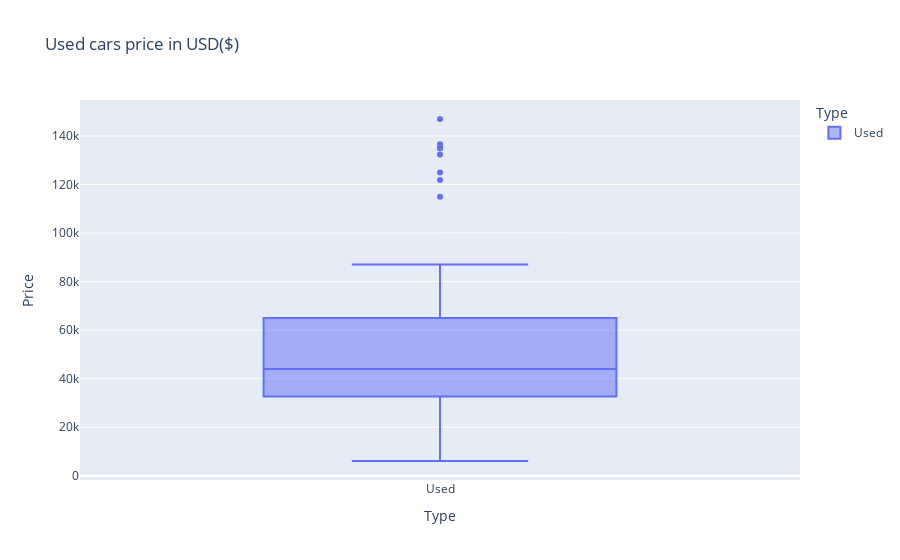

Notebook code for this chart:
### Code cell
fig=px.box(used,y='Price',x='Type',title='Used cars price in USD($)',color='Type')
fig

### Figure 1 — Plotly figure (JSON) as saved in the notebook; plotly's stock layout.template omitted (floating-point values rounded to 4 significant figures)
{"data": [{"alignmentgroup": "True", "hovertemplate": "Type=%{x}<br>Price=%{y}<extra></extra>", "legendgroup": "Used", "marker": {"color": "#636efa"}, "name": "Used", "notched": false, "offsetgroup": "Used", "orientation": "v", "showlegend": true, "type": "box", "x": ["Used", "Used", "Used", "Used", "Used", "Used", "Used", "Used", "Used", "Used", "Used", "Used", "Used", "Used", "Used", "Used", "Used", "Used", "Used", "Used", "Used", "Used", "Used", "Used", "Used", "Used", "Used", "Used", "Used", "Used", "Used", "Used", "Used", "Used", "Used", "Used", "Used", "Used", "Used", "Used", "Used", "Used", "Used", "Used", "Used", "Used", "Used", "Used", "Used", "Used", "Used", "Used", "Used", "Used", "Used", "Used", "Used", "Used", "Used", "Used", "Used", "Used", "Used", "Used", "Used", "Used", "Used", "Used", "Used", "Used", "Used", "Used", "Used", "Used", "Used", "Used", "Used", "Used", "Used", "Used", "Used", "Used", "Used", "Used", "Used", "Used", "Used", "Used", "Used", "Used", "Used", "Used", "Used", "Used", "Used", "Used", "Used", "Used", "Used", "Used", "Used", "Used", "Used", "Used", "Used", "Used", "Used", "Used", "Used"], "x0": " ", "xaxis": "x", "y": [60986, 132335, 37995, 134999, 15262, 28590, 24990, 36995, 43890, 56488, 136595, 23991, 36995, 7900, 35499, 67998, 30998, 27900, 69998, 27990, 59995, 46995, 33500, 33500, 21998, 114995, 27900, 69998, 27990, 43998, 87000, 46790, 64998, 40995, 64200, 19485, 45997, 25900, 25843, 43911, 65915, 121890, 6097, 46790, 19980, 17491, 64998, 62000, 36462, 26998, 57487, 34998, 69995, 66999, 57998, 39992, 34999, 38999, 54400, 39380, 62333, 23988, 34999, 43990, 39380, 19995, 33248, 45599, 37994, 36384, 34998, 65593, 57998, 69999, 51200, 42999, 74299, 57995, 44362, 57971, 69999, 51200, 27900, 66826, 28991, 83987, 43991, 42999, 28664, 124990, 146981, 36980, 62994, 69995, 69891, 57499, 40000, 83980, 60995, 28991, 83987, 36980, 27900, 66826, 46500, 19950, 34367, 29286, 134894], "y0": " ", "yaxis": "y"}], "layout": {"boxmode": "overlay", "legend": {"title": {"text": "Type"}, "tracegroupgap": 0}, "title": {"text": "Used cars price in USD($)"}, "xaxis": {"anchor": "y", "categoryarray": ["Used"], "categoryorder": "array", "domain": [0, 1], "title": {"text": "Type"}}, "yaxis": {"anchor": "x", "domain": [0, 1], "title": {"text": "Price"}}}}
